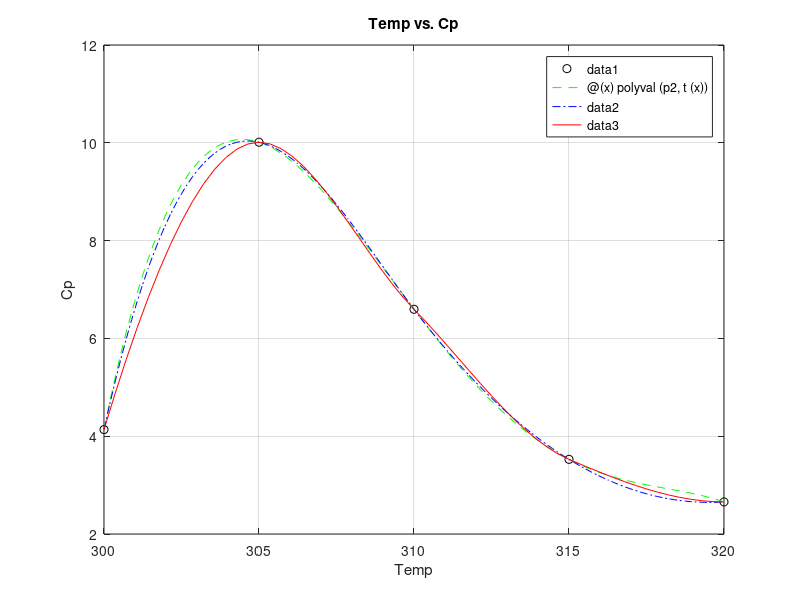

Here is the MATLAB script that generated this plot:
% Lab 10 by Craig Isesele (100950074)

function [] = q1()
clc;
clear;

% Question 1:
Temp = (300:5:320);
Cp = [4.1354, 10.0120, 6.5956, 3.5266, 2.6559];

figure(1);
plot(Temp, Cp, 'ko');
title('Temp vs. Cp');
ylabel('Cp');
xlabel('Temp');
hold on;
grid on;

% Interpolating polynomial to estimate the temp
first = Temp(1);
last = Temp(end);
mid = (last + first) / 2;
half = (last - first) / 2;

t = @(x) (x - mid) / half;
ft = t(Temp);

% Had to transpose ft's elements to match Cp
p2 = polyfit(ft, Cp, 4);
f1 = @(x) polyval(p2, t(x));

% Plot
fplot(f1, [300 320], 'g--');

fprintf('Question 1:\n');
fprintf('Using interpolating polynomial, at Temp = 303,  Cp = %f\n', f1(303));
fprintf('Using interpolating polynomial, at Temp = 312,  Cp = %f\n\n', f1(312));

% Regular cubic spline
s = spline(Temp, Cp);
cubicSpline = @(x) ppval(s, x);

% Second plot
fplot(cubicSpline, [300 320], 'b-.');

% Extrapolating
fprintf('Using cubic spline, at Temp = 303,  Cp = %f\n', cubicSpline(303));
fprintf('Using cubic spline, at Temp = 312,  Cp = %f\n\n', cubicSpline(312));

% Hermite interpolation
% Piecewise cubic
pp = pchip(Temp, Cp);
hermite = @(x) ppval(pp, x);

% Third plot
fplot(hermite, [300 320],'r');
fprintf('Using piecewise cubic Hermite, at Temp = 303,  Cp = %f\n', hermite(303));
fprintf('Using piecewise cubic Hermite, at Temp = 312,  Cp = %f\n\n', hermite(312));

% Need root finding for Cp=6
% Find at first x val 
x6 = fzero(@(x) f1(x)-6, [300 302]);
fprintf('Using interpolating polynomial, Cp = 6 at Temp = %f,\n\n', x6);

% Question 2:
% Defined a load distribution function below
fprintf('Question 2:\n');
fprintf('I1(0.6) for a ball bearing = %f\n\n', loadDistribution(0.6, 1.5, 1));

% Question 3:
t = [1 2 3.25 4.5 6 7 8 8.5 9.3 10];
v = [5 6 5.5 7 8.5 8 6 7 7 5];

fprintf('Question 3:\n');
fprintf('b) The distance travelled using Trapezoidal Rule is %f m\n', trapz(t, v));

simpsonPoly = polyfit(t, v, 3);
simpsonF = @(x) polyval(simpsonPoly, x);
% 10-5.5 = 4.5 based on formula
simpsonVal = (4.5/3) * (simpsonF(1) + 4*simpsonF(5.5) + simpsonF(10));
fprintf('c) The distance travelled using Simpsons 1/3 rule is %f m\n', simpsonVal);

distance = integral(simpsonF, 1, 10);
fprintf('d) The distance travelled using the normal technique is %fm\n', distance);
fprintf('\nDiscussion:\nTrapezoidal uses a linear approximation.\n');
fprintf('The answers are identical for Simpsons and the normal technique because the cubic function fits perfectly.\n');
end

function [i] = loadDistribution(e, c, m)
% DIST function used for question 2
integ = @(x) (1 - ( 1 - cos(x)) / (2 * e));
value = integ(0) - integ(c);
loadDisF = @(x) value * cos(m * x);
a = acos(1 - 2 * e);
cst = 1 / (2 * pi);
i = cst * integral(loadDisF, -a, a);
end